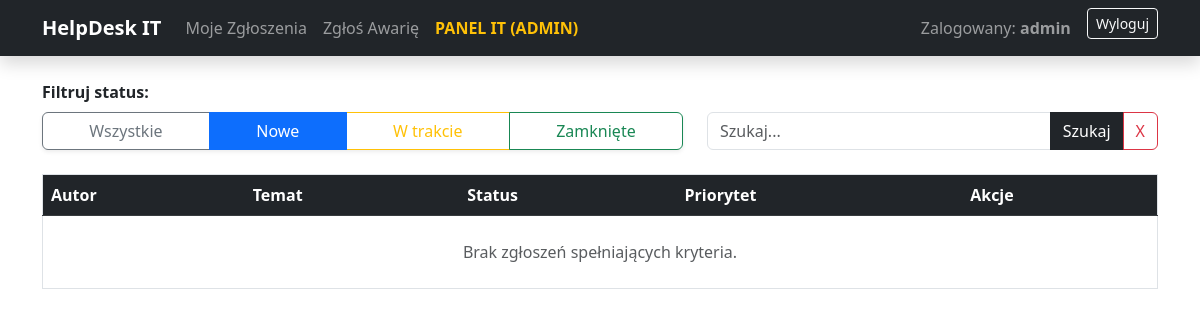
The app's page /panel-it/?status=nowe&q= (signed in), older data.
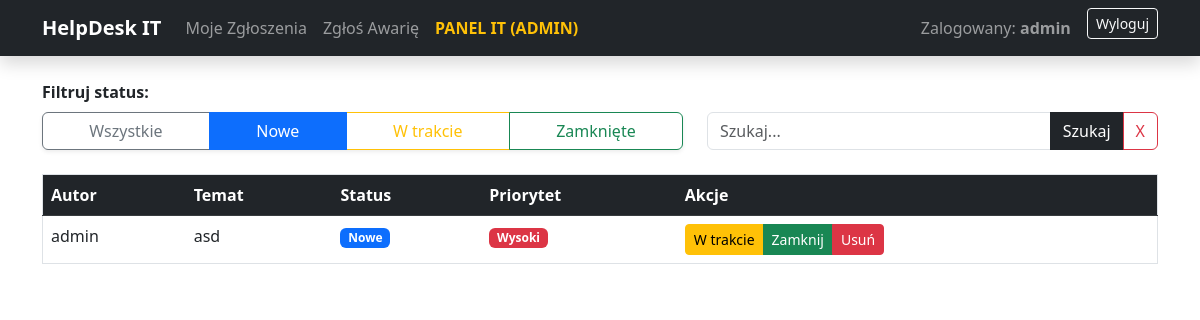
The same page, newer data.
### zgloszenia/models.py (models this page shows, shortened)
class Zgloszenie(models.Model):
    KATEGORIE = [
        ('sprzet', 'Sprzęt'),
        ('oprogramowanie', 'Oprogramowanie'),
        ('net', 'Internet'),
    ]
    PRIORYTETY = [
        ('niski', 'Niski'),
        ('wysoki', 'Wysoki'),
    ]
    STATUSY = [
        ('nowe', 'Nowe'),
        ('w_trakcie', 'W trakcie'),
        ('zamkniete', 'Zamknięte'),
    ]
    tytul = models.CharField(max_length=200, verbose_name='Tytuł awarii')
    opis = models.TextField(verbose_name='Opis awarii')
    kategoria = models.CharField(max_length=20, choices=KATEGORIE, default='sprzet')
    priorytet = models.CharField(max_length=20, choices=PRIORYTETY, default='niski')
    status = models.CharField(max_length=20, choices=STATUSY, default='nowe')
    data_utworzenia = models.DateTimeField(auto_now_add=True)
    autor = models.ForeignKey(User, on_delete=models.CASCADE)
    class Meta:
        verbose_name = 'Zgłoszenie'
        verbose_name_plural = 'Zgłoszenia'

### zgloszenia/views.py (the view)
# urls.py: path('panel-it/', views.panel_administratora, name='panel_administratora'),
@login_required
@user_passes_test(czy_admin)
def panel_administratora(request):
    zgloszenia = Zgloszenie.objects.all().order_by('-data_utworzenia')
    wybrany_status = request.GET.get('status', '')
    szukana_fraza = request.GET.get('q', '')
    if wybrany_status:
        zgloszenia = zgloszenia.filter(status=wybrany_status)
    if szukana_fraza:
        zgloszenia = zgloszenia.filter(
            models.Q(tytul__icontains=szukana_fraza) |
            models.Q(opis__icontains=szukana_fraza)
        )
    context = {
        'zgloszenia': zgloszenia,
        'wybrany_status': wybrany_status,
        'szukana_fraza': szukana_fraza,
    }
    return render(request, 'zgloszenia/panel_admina.html', context)

### zgloszenia/views.py (called while the page is built)
def czy_admin(user):
    return user.is_staff

### zgloszenia/templates/zgloszenia/panel_admina.html (shortened to what this page needs)
{% extends 'base.html' %}
{% block content %}
<div class="row align-items-end mb-4">
    <div class="col-md-7">
        <label class="form-label fw-bold">Filtruj status:</label>
        <div class="btn-group d-flex shadow-sm">
            <a href="?status=&q={{ szukana_fraza }}"
               class="btn btn-outline-secondary {% if not wybrany_status %}active{% endif %}">Wszystkie</a>
            <a href="?status=nowe&q={{ szukana_fraza }}"
               class="btn btn-outline-primary {% if wybrany_status == 'nowe' %}active{% endif %}">Nowe</a>
            <a href="?status=w_trakcie&q={{ szukana_fraza }}"
               class="btn btn-outline-warning {% if wybrany_status == 'w_trakcie' %}active{% endif %}">W trakcie</a>
            <a href="?status=zamkniete&q={{ szukana_fraza }}"
               class="btn btn-outline-success {% if wybrany_status == 'zamkniete' %}active{% endif %}">Zamknięte</a>
        </div>
    </div>
    <div class="col-md-5">
        <form method="get" class="d-flex">
            <div class="input-group">
                <input type="text" name="q" class="form-control" placeholder="Szukaj..." value="{{ szukana_fraza }}">
                <button class="btn btn-dark" type="submit">Szukaj</button>
                <a href="{% url 'panel_administratora' %}" class="btn btn-outline-danger">X</a>
            </div>
        </form>
    </div>
</div>
<table class="table table-hover border">
    <thead class="table-dark">
        <tr>
            <th>Autor</th>
            <th>Temat</th>
            <th>Status</th>
            <th>Priorytet</th>
            <th>Akcje</th>
        </tr>
    </thead>
    <tbody>
        {% for z in zgloszenia %}
        <tr>
            <td>{{ z.autor.username }}</td>
            <td>{{ z.tytul }}</td>
            <td>
                <span class="badge
                    {% if z.status == 'nowe' %}bg-primary{% elif z.status == 'w_trakcie' %}bg-warning{% else %}bg-success{% endif %}">
                    {{ z.get_status_display }}
                </span>
            </td>
            <td>
                <span class="badge {% if z.priorytet == 'wysoki' %}bg-danger{% else %}bg-info{% endif %}">
                    {{ z.get_priorytet_display }}
                </span>
            </td>
            <td>
                <div class="btn-group">
                    <a href="{% url 'zmien_status' z.pk 'w_trakcie' %}" class="btn btn-sm btn-warning">W trakcie</a>
                    <a href="{% url 'zmien_status' z.pk 'zamkniete' %}" class="btn btn-sm btn-success">Zamknij</a>
                    <a href="{% url 'usun_zgloszenie' z.pk %}" class="btn btn-sm btn-danger"
                        onclick="return confirm('Czy na pewno chcesz trwale usunąć to zgłoszenie?')">Usuń</a>
                </div>
            </td>
        </tr>
        {% empty %}
        <tr>
            <td colspan="5" class="text-center text-muted p-4">Brak zgłoszeń spełniających kryteria.</td>
        </tr>
        {% endfor %}
    </tbody>
</table>
{% endblock %}

### templates/base.html (shortened to what this page needs)
<!DOCTYPE html>
<html lang="pl">
<head>
    <link href="https://cdn.jsdelivr.net/npm/bootstrap@5.3.0/dist/css/bootstrap.min.css" rel="stylesheet">
</head>
<body>
    <nav class="navbar navbar-expand-lg navbar-dark bg-dark mb-4 shadow">
    <div class="container">
        <a class="navbar-brand fw-bold" href="/">HelpDesk IT</a>
        <div class="collapse navbar-collapse">
            <ul class="navbar-nav me-auto">
                {% if user.is_authenticated %}
                    <li class="nav-item"><a class="nav-link" href="{% url 'lista_zgloszen' %}">Moje Zgłoszenia</a></li>
                    <li class="nav-item"><a class="nav-link" href="{% url 'nowe_zgloszenie' %}">Zgłoś Awarię</a></li>
                    {% if user.is_staff %}
                        <li class="nav-item"><a class="nav-link text-warning fw-bold" href="{% url 'panel_administratora' %}">PANEL IT (ADMIN)</a></li>
                    {% endif %}
                {% endif %}
            </ul>
            <div class="navbar-nav">
                {% if user.is_authenticated %}
                    <span class="navbar-text me-3">Zalogowany: <strong>{{ user.username }}</strong></span>
                    <form action="{% url 'logout' %}" method="post" class="d-inline">
                        {% csrf_token %}<button type="submit" class="btn btn-outline-light btn-sm">Wyloguj</button>
                    </form>
                {% else %}
                    <a class="btn btn-outline-light btn-sm me-2" href="{% url 'rejestracja' %}">Rejestracja</a>
                    <a class="btn btn-outline-light btn-sm" href="{% url 'login' %}">Zaloguj się</a>
                {% endif %}
            </div>
        </div>
    </div>
</nav>
    <div class="container">
        {% block content %}
        {% endblock %}
    </div>
</body>
</html>

Row changes from the older to the newer data that the page shows:
added Zgloszenie: autor.username "admin", tytul "asd", status "Nowe", priorytet "Wysoki"
Text that changed along with them:
text no longer shown: "Brak zgłoszeń spełniających kryteria."
